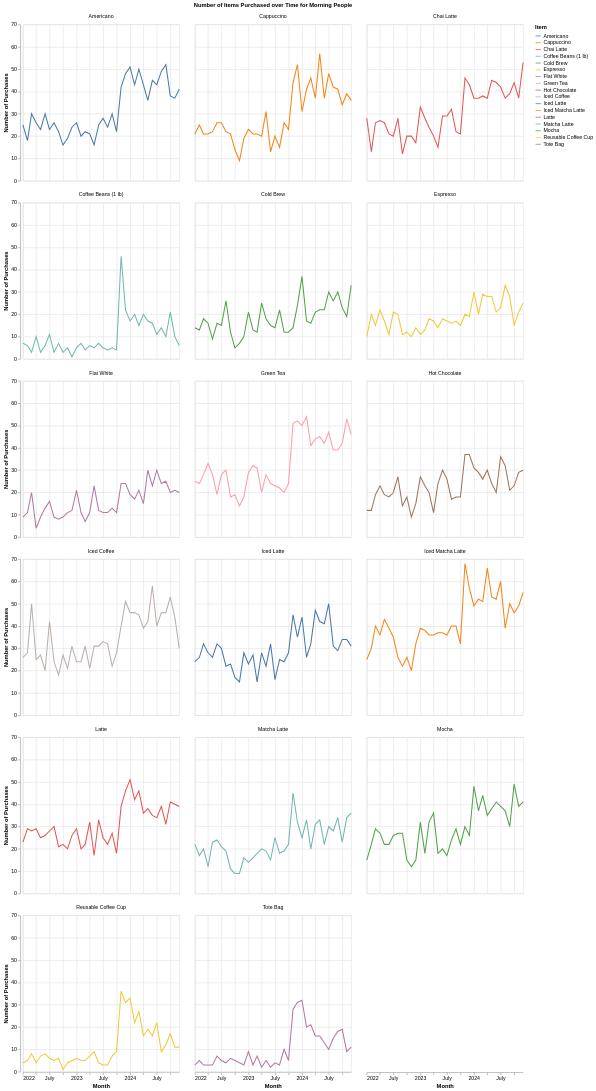

Here is the notebook cell this chart was saved with:
### Code cell
afternoonPerson["date"] = pd.to_datetime(afternoonPerson["date"])

afternoonPerson["year_month"] = afternoonPerson["date"].dt.strftime('%B %Y')

afternoon_monthly = afternoonPerson.drop(columns=["index", "date", "time", "transaction_type", "own_cup", "surcharge", "customer_id"])

afternoon_monthly = afternoon_monthly.groupby(['item_name', 'year_month']).size().reset_index(name='purchases')

afternoon_monthly['year_month'] = pd.to_datetime(afternoon_monthly['year_month'], format='%B %Y')

afternoon_monthly = afternoon_monthly.sort_values(by='year_month')

afternoon_monthly_graph = alt.Chart(afternoon_monthly).mark_line().encode(
    x = alt.X("year_month").title("Month"),
    y = alt.Y("purchases").title("Number of Purchases"),
    color = alt.Color("item_name").title("Item")
).facet(
    facet = alt.Facet("item_name").title("Number of Items Purchased over Time for Afternoon People"),
    columns = 3
)

afternoon_monthly_graph

### Figure 1 — Vega specification as saved in the notebook (floating-point values rounded to 4 significant figures; data arrays with more than 128 entries replaced by an {"elided": "..."} marker saying what was removed)
{"$schema": "https://vega.github.io/schema/vega/v6.json", "data": [{"name": "source_0", "values": {"elided": "612 records"}, "transform": [{"type": "formula", "expr": "toDate(datum['year_month'])", "as": "year_month"}]}, {"name": "facet_domain", "values": [{"item_name": "Cappuccino", "count": 36}, {"item_name": "Iced Matcha Latte", "count": 36}, {"item_name": "Flat White", "count": 36}, {"item_name": "Iced Coffee", "count": 36}, {"item_name": "Americano", "count": 36}, {"item_name": "Cold Brew", "count": 36}, {"item_name": "Green Tea", "count": 36}, {"item_name": "Iced Latte", "count": 36}, {"item_name": "Latte", "count": 36}, {"item_name": "Hot Chocolate", "count": 36}, {"item_name": "Tote Bag", "count": 36}, {"item_name": "Matcha Latte", "count": 36}, {"item_name": "Chai Latte", "count": 36}, {"item_name": "Mocha", "count": 36}, {"item_name": "Reusable Coffee Cup", "count": 36}, {"item_name": "Coffee Beans (1 lb)", "count": 36}, {"item_name": "Espresso", "count": 36}]}, {"name": "facet_domain_row", "values": [{"data": 0.0}, {"data": 1.0}, {"data": 2.0}, {"data": 3.0}, {"data": 4.0}, {"data": 5.0}]}, {"name": "facet_domain_column", "transform": [{"type": "sequence", "start": 0.0, "stop": {"signal": "min(length(data(\"facet_domain\")), 3)"}}]}, {"name": "source_0_y_domain_purchases", "values": [{"min": 1, "max": 68}]}, {"name": "source_0_color_domain_item_name", "values": [{"item_name": "Cappuccino"}, {"item_name": "Iced Matcha Latte"}, {"item_name": "Flat White"}, {"item_name": "Iced Coffee"}, {"item_name": "Americano"}, {"item_name": "Cold Brew"}, {"item_name": "Green Tea"}, {"item_name": "Iced Latte"}, {"item_name": "Latte"}, {"item_name": "Hot Chocolate"}, {"item_name": "Tote Bag"}, {"item_name": "Matcha Latte"}, {"item_name": "Chai Latte"}, {"item_name": "Mocha"}, {"item_name": "Reusable Coffee Cup"}, {"item_name": "Coffee Beans (1 lb)"}, {"item_name": "Espresso"}]}], "signals": [{"name": "child_width", "value": 300}, {"name": "child_height", "value": 300}], "marks": [{"type": "group", "name": "facet-title", "title": {"text": "Number of Items Purchased over Time for Morning People", "offset": 10, "style": "guide-title"}, "role": "column-title"}, {"type": "group", "name": "row_header", "from": {"data": "facet_domain_row"}, "encode": {"update": {"height": {"signal": "child_height"}}}, "axes": [{"scale": "y", "labelOverlap": true, "tickCount": {"signal": "ceil(child_height/40)"}, "zindex": 0, "orient": "left", "title": "Number of Purchases", "grid": false}], "role": "row-header"}, {"type": "group", "name": "column_footer", "from": {"data": "facet_domain_column"}, "encode": {"update": {"width": {"signal": "child_width"}}}, "axes": [{"scale": "x", "title": "Month", "zindex": 0, "orient": "bottom", "grid": false, "labelFlush": true, "labelOverlap": true, "tickCount": {"signal": "ceil(child_width/40)"}}], "role": "column-footer"}, {"type": "group", "name": "cell", "from": {"facet": {"data": "source_0", "name": "facet", "groupby": ["item_name"]}}, "sort": {"field": ["datum[\"item_name\"]"], "order": ["ascending"]}, "encode": {"update": {"width": {"signal": "child_width"}, "height": {"signal": "child_height"}}}, "marks": [{"type": "group", "name": "child_pathgroup", "from": {"facet": {"data": "facet", "name": "faceted_path_child_main", "groupby": ["item_name"]}}, "encode": {"update": {"width": {"field": {"signal": null, "datum": null, "group": "width", "parent": null}}, "height": {"field": {"signal": null, "datum": null, "group": "height", "parent": null}}}}, "marks": [{"type": "line", "name": "child_marks", "from": {"data": "faceted_path_child_main"}, "sort": {"field": "x"}, "encode": {"update": {"defined": {"signal": "isValid(datum[\"year_month\"]) && isFinite(+datum[\"year_month\"]) && isValid(datum[\"purchases\"]) && isFinite(+datum[\"purchases\"])"}, "x": {"field": "year_month", "scale": "x"}, "stroke": {"field": "item_name", "scale": "color"}, "y": {"field": "purchases", "scale": "y"}}}, "style": ["line"]}]}], "axes": [{"scale": "x", "maxExtent": 0, "ticks": false, "zindex": 0, "gridScale": "y", "labels": false, "domain": false, "grid": true, "minExtent": 0, "orient": "bottom", "aria": false, "tickCount": {"signal": "ceil(child_width/40)"}}, {"scale": "y", "aria": false, "labels": false, "domain": false, "maxExtent": 0, "tickCount": {"signal": "ceil(child_height/40)"}, "grid": true, "ticks": false, "zindex": 0, "gridScale": "x", "orient": "left", "minExtent": 0}], "title": {"text": {"signal": "isValid(parent[\"item_name\"]) ? parent[\"item_name\"] : \"\"+parent[\"item_name\"]"}, "style": "guide-label", "frame": "group", "offset": 10}, "style": "cell"}], "scales": [{"name": "x", "type": "time", "domain": {"data": "source_0", "field": "year_month"}, "range": [0, {"signal": "child_width"}]}, {"name": "y", "type": "linear", "domain": [{"signal": "(data(\"source_0_y_domain_purchases\")[0] || {}).min"}, {"signal": "(data(\"source_0_y_domain_purchases\")[0] || {}).max"}], "range": [{"signal": "child_height"}, 0], "zero": true, "nice": true}, {"name": "color", "type": "ordinal", "domain": {"data": "source_0_color_domain_item_name", "field": "item_name", "sort": true}, "range": "category"}], "legends": [{"title": "Item", "stroke": "color", "symbolType": "stroke"}], "layout": {"padding": 20, "bounds": "full", "align": "all", "columns": 3}, "background": "white", "padding": 5}
